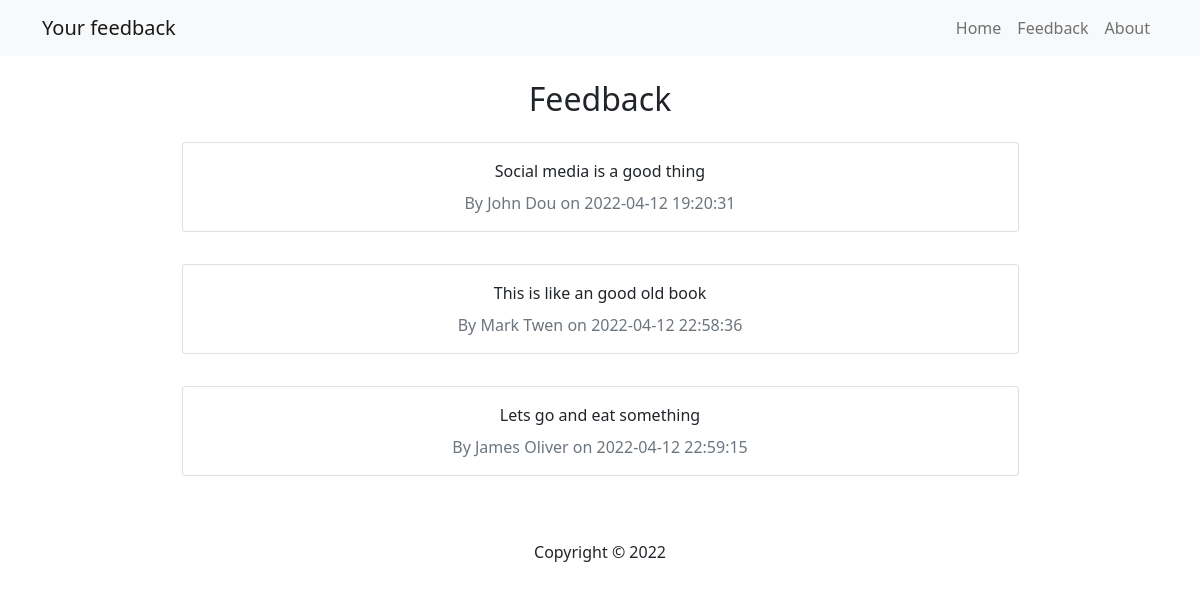
Page /feedback.php on the committed database.
### tables this page shows
CREATE TABLE IF NOT EXISTS `feedback` (
  `id` int(11) NOT NULL AUTO_INCREMENT,
  `name` varchar(255) NOT NULL,
  `email` varchar(255) NOT NULL,
  `feedb` text NOT NULL,
  `date` datetime NOT NULL DEFAULT CURRENT_TIMESTAMP,
  PRIMARY KEY (`id`)
);

### feedback.php (the view, shortened to what this page needs)
<?php
include 'includes/header.php';
?>
<?php
$sql = 'SELECT * FROM feedback';
$result = mysqli_query($connect, $sql);
$feedbacks = mysqli_fetch_all($result, MYSQLI_ASSOC);
?>
    <h2>Feedback</h2>
<?php
foreach($feedbacks as $item): ?>
    <div class="card my-3 w-75">
      <div class="card-body text-center">
        <?php echo $item['feedb']; ?>
        <div class="text-secondary mt-2">
          By <?php echo $item['name']; ?>
          on <?php echo $item['date']; ?>
        </div>
      </div>
    </div>
<?php endforeach; ?>
<?php
include 'includes/footer.php';
?>

### includes/header.php (shortened to what this page needs)
<!DOCTYPE html>
<html lang="en">
<head>
  <link href="https://cdn.jsdelivr.net/npm/bootstrap@5.0.2/dist/css/bootstrap.min.css" rel="stylesheet">
</head>
<body>
  <nav class="navbar navbar-expand-sm navbar-light bg-light mb-4">
    <div class="container">
		<a class="navbar-brand" href="#">Your feedback</a>
      <div class="collapse navbar-collapse" id="navbarNav">
        <ul class="navbar-nav ms-auto">
        <li class="nav-item">
          <a class="nav-link" href="/feedback/index.php">Home</a>
        </li>
        <li class="nav-item">
          <a class="nav-link" href="/feedback/feedback.php">Feedback</a>
        </li>
        <li class="nav-item">
          <a class="nav-link" href="/feedback/about.php">About</a>
        </li>
        </ul>
      </div>
  </div>
</nav>
<main>
  <div class="container d-flex flex-column align-items-center">

### includes/footer.php (shortened to what this page needs)
    </div>
</main>
<footer class="text-center mt-5">
  Copyright &copy; 2022
</footer>
</body>
</html>

### rows in the picture
feedback: feedb "Social media is a good thing", name "John Dou", date "2022-04-12 19:20:31"
feedback: feedb "This is like an good old book", name "Mark Twen", date "2022-04-12 22:58:36"
feedback: feedb "Lets go and eat something", name "James Oliver", date "2022-04-12 22:59:15"
